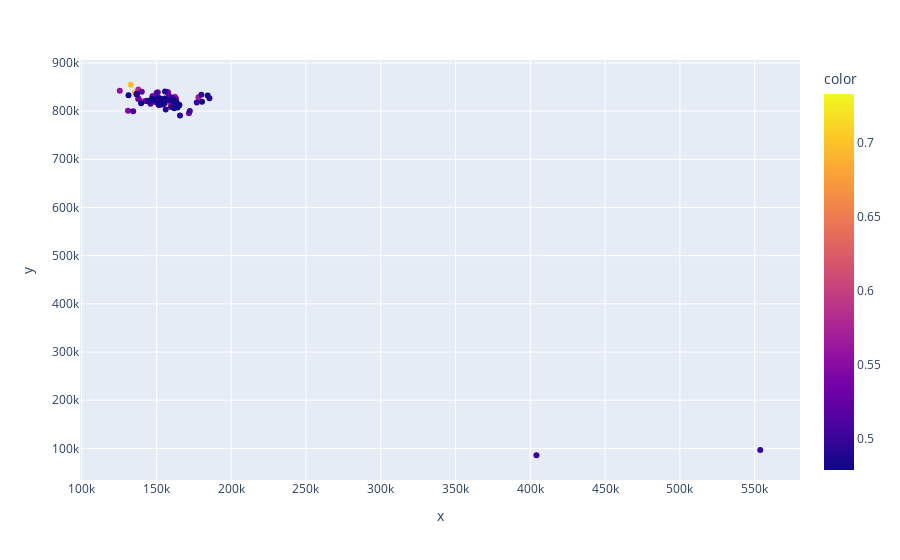

Write notebook code for a chart like this one.
### Code cell
fig = px.scatter(x=xs, y=ys, color=scores, hover_data=[label])
fig.show()

### Figure 1 — Plotly figure (JSON) as saved in the notebook; plotly's stock layout.template omitted (floating-point values rounded to 4 significant figures)
{"data": [{"customdata": [["Loch Duagrich"], ["Rocky foreshore of Camas Malag"], ["Loch Diubaig"], ["Loch Beag from Dùn Garsin"], ["Loch Bhreadhard"], ["Allt Port na Cullaidh"], ["Drinan"], ["Glenbrittle Beach"], ["Kilmarie Road"], ["Abhainn Cille Mhaire"], ["Camas na Sgianadin"], ["Rocky foreshore of Camus Malag"], ["Ord/ An t-Òrd : near to sunset"], ["Evening sun on Loch Mor na Caiplaich"], ["Loch Ravag"], ["Loch a' Mhuilinn"], ["Loch Scalpaidh"], ["Beach at Loch Bharcasaig"], ["View along beach beneath Bloodstone Hill"], ["Trig Point"], ["Beach on Broadford Bay"], ["Tianavaig Bay"], ["Hillside above Loch na Cairidh"], ["Dun Caan across Loch na Mna"], ["Loch Harport from Fernilea."], ["Elgol Slipway"], ["Loch Eireagoraidh"], ["Below Bidein an Fhithich"], ["Loch na Meilich"], ["Loch Mor na Caiplaich"], ["Across Loch Eynort"], ["Towards Loch Eynort from the forest"], ["Mouth of Glen Scaladal"], ["Loch an Fhir-bhallaich"], ["Rocky pebble beach"], ["East end of Loch Duagrich"], ["Beinn Dearg"], ["Sgurr na Stri"], ["Loch a' Ghille Reamhra"], ["Waterfall on the Abhainn Cille Mhaire"], ["The loch on Beinn Bhreac"], ["Sgurr Hain"], ["Mullach na Carn"], ["Northern shore of Loch Coruisk"], ["The gentle side of Gars-bheinn"], ["Rubha Raonuill"], ["Beach at the north end of Loch na Creitheach"], ["Loch Fada 3"], ["View towards Marsco from Blà Bheinn"], ["Port Aslaig"], ["Crowlink Gap"], ["Studland beach immediately beyond Shell Bay"], ["Ach na Cloiche: Lazy beds"], ["View across Loch Carron from Cnoc a Bhlair"], ["Pool along the Allt Port Na Cullaidh"], ["Elgol Hillside"], ["Elgol Harbour"], ["Jetty at Elgol"], ["The shore at Elgol"], ["Shattered rock on Garbh-bheinn"], ["Beach at Elgol"], ["Near the top of Garbh-bheinn"], ["North of Elgol"], ["Beinn na Crò"], ["Nostie Bay"], ["Loch Dhughaill"], ["Traigh Farm"], ["Hillside above Loch Harport"], ["Pasture at the north end of Glasnakille"], ["Sheep fank"], ["Hillside above Loch Harport"], ["Below the Cioch"], ["The Bloody Stone in Harta Corrie"], ["Bheinn Dearg Bheag"], ["The Bloody Stone"], ["Flat Topped Hill"], ["Heavy Traffic on Torrin Road"], ["Loch Eadar Dà Bhaile"], ["Croft House"], ["The Inaccessible Pinnacle on Skye"], ["Fence line on Marsco"], ["Loch na Leitire"], ["Walking the summit ridge of Marsco"], ["The Dalavil track"], ["The cairn on Beinn nan Carn"], ["Burn leaves Coire Gorm"], ["Allt Beinn Deirge"], ["Loch Dubh"], ["Deserted buildings on the track from Kilmarie to Drinan"], ["Allt Coire nam Bruadaran"], ["Beinn na Caillich summit"], ["Looking across Loch Scavaig"], ["Glenelg Bay"], ["Moorland beneath Sgòrach Breac"], ["Summit of Glas Bheinn Mhor"], ["Sgurr nan Gillean"], ["Towards Beinn na Caillich from Bheinn Shuardail"], ["Lochan Fada"], ["Coastline east of Rubha an Dùnain"], ["Resting at the summit of Sgurr nan Gillean"], ["Maol Buidhe"]], "hovertemplate": "x=%{x}<br>y=%{y}<br>hover_data_0=%{customdata[0]}<br>color=%{marker.color}<extra></extra>", "legendgroup": "", "marker": {"color": [0.7331, 0.7097, 0.6948, 0.691, 0.6313, 0.6214, 0.6131, 0.6032, 0.603, 0.6015, 0.5915, 0.5846, 0.5795, 0.5793, 0.579, 0.5756, 0.5661, 0.5557, 0.545, 0.5434, 0.5431, 0.5425, 0.5418, 0.5416, 0.5408, 0.5397, 0.5391, 0.5388, 0.537, 0.5351, 0.5323, 0.5316, 0.5305, 0.5295, 0.5257, 0.524, 0.5178, 0.5147, 0.5124, 0.5124, 0.511, 0.5065, 0.5064, 0.5053, 0.5053, 0.505, 0.5049, 0.5049, 0.5032, 0.5005, 0.5, 0.5, 0.5, 0.4993, 0.4991, 0.4964, 0.4956, 0.4955, 0.4955, 0.4955, 0.4953, 0.4953, 0.4942, 0.4936, 0.4932, 0.4929, 0.4929, 0.4925, 0.4923, 0.4914, 0.4912, 0.491, 0.4909, 0.4907, 0.4905, 0.4904, 0.4895, 0.4891, 0.489, 0.4874, 0.4871, 0.4863, 0.4855, 0.4847, 0.4845, 0.484, 0.4838, 0.4832, 0.4829, 0.4827, 0.4825, 0.4822, 0.4818, 0.4809, 0.4807, 0.4805, 0.4801, 0.4801, 0.4797, 0.4797, 0.4792], "coloraxis": "coloraxis", "symbol": "circle"}, "mode": "markers", "name": "", "orientation": "v", "showlegend": false, "type": "scatter", "x": [139870, 158269, 132970, 135740, 159669, 151780, 154659, 141140, 155310, 155389, 162650, 158290, 161593, 147510, 137949, 162410, 178109, 125520, 131020, 152720, 163100, 150960, 159280, 157810, 136880, 151550, 171779, 152129, 157439, 147469, 137960, 138020, 152130, 143019, 158222, 140240, 151499, 149659, 134500, 154800, 146099, 150319, 160620, 148730, 146379, 172360, 151299, 150149, 152990, 177000, 553709, 404099, 159870, 180070, 152330, 151830, 151620, 151610, 151620, 152900, 151610, 152909, 151800, 156420, 185499, 161299, 165789, 136960, 154040, 163070, 136759, 144299, 148900, 159199, 148810, 156249, 161180, 155810, 154440, 144399, 151170, 184300, 150780, 161900, 163603, 160739, 160820, 131370, 155090, 152622, 160090, 151799, 180499, 165159, 155480, 147300, 162669, 165370, 139800, 147129, 164150], "xaxis": "x", "y": [839630, 819130, 854680, 838420, 810290, 813610, 814940, 820340, 816880, 817200, 825620, 819130, 813435, 831070, 844930, 829700, 828750, 842070, 800910, 813460, 826000, 838860, 828920, 838750, 834220, 813620, 795620, 814590, 839750, 830980, 825330, 825640, 816280, 820710, 832515, 840140, 827700, 818740, 799620, 819500, 815480, 820780, 827890, 820370, 818410, 800010, 821320, 837620, 821750, 817900, 96820, 85800, 808500, 833820, 813580, 813740, 813590, 813620, 813700, 823300, 813790, 823340, 814430, 822900, 826500, 808100, 790660, 835230, 813530, 812420, 835400, 820370, 823600, 821920, 823650, 803340, 820270, 840700, 814550, 821550, 824910, 832150, 825180, 806100, 818080, 822370, 822340, 832730, 815740, 825864, 823310, 817000, 819500, 812330, 825910, 825200, 821410, 812770, 816070, 825300, 807600], "yaxis": "y"}], "layout": {"coloraxis": {"colorbar": {"title": {"text": "color"}}, "colorscale": [[0, "#0d0887"], [0.1111, "#46039f"], [0.2222, "#7201a8"], [0.3333, "#9c179e"], [0.4444, "#bd3786"], [0.5556, "#d8576b"], [0.6667, "#ed7953"], [0.7778, "#fb9f3a"], [0.8889, "#fdca26"], [1, "#f0f921"]]}, "legend": {"tracegroupgap": 0}, "margin": {"t": 60}, "xaxis": {"anchor": "y", "domain": [0, 1], "title": {"text": "x"}}, "yaxis": {"anchor": "x", "domain": [0, 1], "title": {"text": "y"}}}}
